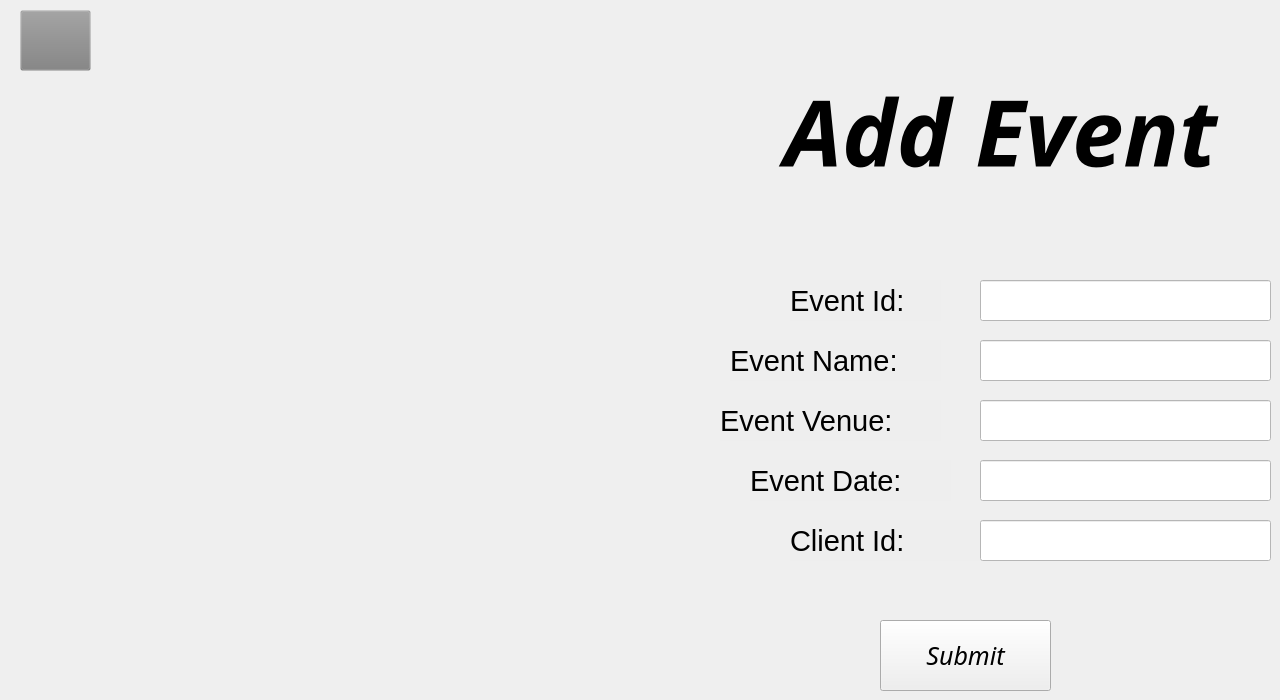
    <widget class="QWidget" name="ADDformforEvent">
     <widget class="QPushButton" name="event_addform_backbutton">
      <property name="geometry">
       <rect>
        <x>20</x>
        <y>10</y>
        <width>71</width>
        <height>61</height>
       </rect>
      </property>
      <property name="styleSheet">
       <string notr="true">background-color: rgb(128, 128, 128, 0.01);
border-image: url(:/back-button.png);</string>
      </property>
      <property name="text">
       <string/>
      </property>
     </widget>
     <widget class="QLabel" name="label_38">
      <property name="geometry">
       <rect>
        <x>740</x>
        <y>70</y>
        <width>521</width>
        <height>121</height>
       </rect>
      </property>
      <property name="font">
       <font>
        <family>JasmineUPC</family>
        <pointsize>69</pointsize>
        <weight>75</weight>
        <italic>true</italic>
        <bold>true</bold>
       </font>
      </property>
      <property name="styleSheet">
       <string notr="true">background-color: rgb(128, 128, 128, 0.001);</string>
      </property>
      <property name="text">
       <string>Add Event</string>
      </property>
      <property name="alignment">
       <set>Qt::AlignCenter</set>
      </property>
     </widget>
     <widget class="QLabel" name="label_43">
      <property name="geometry">
       <rect>
        <x>790</x>
        <y>280</y>
        <width>151</width>
        <height>41</height>
       </rect>
      </property>
      <property name="font">
       <font>
        <pointsize>22</pointsize>
       </font>
      </property>
      <property name="styleSheet">
       <string notr="true">background-color:rgb(128,128,128,0.01);</string>
      </property>
      <property name="text">
       <string>Event Id:</string>
      </property>
     </widget>
     <widget class="QLabel" name="label_44">
      <property name="geometry">
       <rect>
        <x>730</x>
        <y>340</y>
        <width>211</width>
        <height>41</height>
       </rect>
      </property>
      <property name="font">
       <font>
        <pointsize>22</pointsize>
       </font>
      </property>
      <property name="styleSheet">
       <string notr="true">background-color:rgb(128,128,128,0.01);</string>
      </property>
      <property name="text">
       <string>Event Name:</string>
      </property>
     </widget>
     <widget class="QLabel" name="label_45">
      <property name="geometry">
       <rect>
        <x>720</x>
        <y>400</y>
        <width>221</width>
        <height>41</height>
       </rect>
      </property>
      <property name="font">
       <font>
        <pointsize>22</pointsize>
       </font>
      </property>
      <property name="styleSheet">
       <string notr="true">background-color:rgb(128,128,128,0.01);</string>
      </property>
      <property name="text">
       <string>Event Venue:</string>
      </property>
     </widget>
     <widget class="QLabel" name="label_46">
      <property name="geometry">
       <rect>
        <x>750</x>
        <y>460</y>
        <width>201</width>
        <height>41</height>
       </rect>
      </property>
      <property name="font">
       <font>
        <pointsize>22</pointsize>
       </font>
      </property>
      <property name="styleSheet">
       <string notr="true">background-color:rgb(128,128,128,0.01);</string>
      </property>
      <property name="text">
       <string>Event Date:</string>
      </property>
     </widget>
     <widget class="QLabel" name="label_47">
      <property name="geometry">
       <rect>
        <x>790</x>
        <y>520</y>
        <width>201</width>
        <height>41</height>
       </rect>
      </property>
      <property name="font">
       <font>
        <pointsize>22</pointsize>
       </font>
      </property>
      <property name="styleSheet">
       <string notr="true">background-color:rgb(128,128,128,0.01);</string>
      </property>
      <property name="text">
       <string>Client Id:</string>
      </property>
     </widget>
     <widget class="QLineEdit" name="lineEdit">
      <property name="geometry">
       <rect>
        <x>980</x>
        <y>280</y>
        <width>291</width>
        <height>41</height>
       </rect>
      </property>
      <property name="font">
       <font>
        <pointsize>14</pointsize>
       </font>
      </property>
      <property name="styleSheet">
       <string notr="true">
background-color: white;</string>
      </property>
     </widget>
     <widget class="QLineEdit" name="lineEdit_2">
      <property name="geometry">
       <rect>
        <x>980</x>
        <y>400</y>
        <width>291</width>
        <height>41</height>
       </rect>
      </property>
      <property name="font">
       <font>
        <pointsize>14</pointsize>
       </font>
      </property>
      <property name="styleSheet">
       <string notr="true">
background-color: white;</string>
      </property>
     </widget>
     <widget class="QLineEdit" name="lineEdit_3">
      <property name="geometry">
       <rect>
        <x>980</x>
        <y>460</y>
        <width>291</width>
        <height>41</height>
       </rect>
      </property>
      <property name="font">
       <font>
        <pointsize>14</pointsize>
       </font>
      </property>
      <property name="styleSheet">
       <string notr="true">
background-color: white;</string>
      </property>
     </widget>
     <widget class="QLineEdit" name="lineEdit_4">
      <property name="geometry">
       <rect>
        <x>980</x>
        <y>520</y>
        <width>291</width>
        <height>41</height>
       </rect>
      </property>
      <property name="font">
       <font>
        <pointsize>14</pointsize>
       </font>
      </property>
      <property name="styleSheet">
       <string notr="true">
background-color: white;</string>
      </property>
     </widget>
     <widget class="QLineEdit" name="lineEdit_5">
      <property name="geometry">
       <rect>
        <x>980</x>
        <y>340</y>
        <width>291</width>
        <height>41</height>
       </rect>
      </property>
      <property name="font">
       <font>
        <pointsize>14</pointsize>
       </font>
      </property>
      <property name="styleSheet">
       <string notr="true">
background-color: white;</string>
      </property>
     </widget>
     <widget class="QPushButton" name="pushButton">
      <property name="geometry">
       <rect>
        <x>880</x>
        <y>620</y>
        <width>171</width>
        <height>71</height>
       </rect>
      </property>
      <property name="font">
       <font>
        <family>Poppins</family>
        <pointsize>19</pointsize>
        <weight>50</weight>
        <italic>true</italic>
        <bold>false</bold>
       </font>
      </property>
      <property name="text">
       <string>Submit</string>
      </property>
     </widget>
    </widget>
